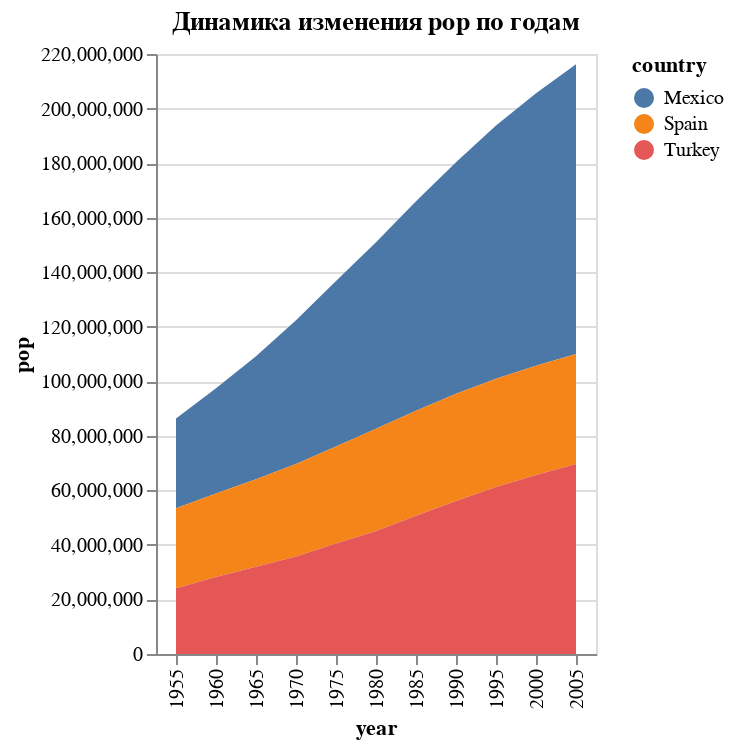

The notebook cell saved with this chart:
### Code cell
alt.Chart(data).mark_area().encode(
    x='year:O',
    y='pop:Q',
    color='country:N',
    tooltip=['country:N', 'year:O', 'pop:Q']
).properties(
    title='Динамика изменения pop по годам'
)

### Figure 1 — Vega-Lite specification as saved in the notebook (floating-point values rounded to 4 significant figures)
{"config": {"view": {"continuousWidth": 300, "continuousHeight": 300}}, "data": {"name": "data-cc64a392a79658122b2d2b6f078d3026"}, "mark": {"type": "area"}, "encoding": {"color": {"field": "country", "type": "nominal"}, "tooltip": [{"field": "country", "type": "nominal"}, {"field": "year", "type": "ordinal"}, {"field": "pop", "type": "quantitative"}], "x": {"field": "year", "type": "ordinal"}, "y": {"field": "pop", "type": "quantitative"}}, "title": "Динамика изменения pop по годам", "$schema": "https://vega.github.io/schema/vega-lite/v5.20.1.json", "datasets": {"data-cc64a392a79658122b2d2b6f078d3026": [{"year": 1955, "country": "Mexico", "cluster": 3, "pop": 32929914, "life_expect": 55.19, "fertility": 6.8}, {"year": 1960, "country": "Mexico", "cluster": 3, "pop": 38578505, "life_expect": 58.3, "fertility": 6.75}, {"year": 1965, "country": "Mexico", "cluster": 3, "pop": 45142399, "life_expect": 60.11, "fertility": 6.75}, {"year": 1970, "country": "Mexico", "cluster": 3, "pop": 52775158, "life_expect": 62.36, "fertility": 6.5}, {"year": 1975, "country": "Mexico", "cluster": 3, "pop": 60678045, "life_expect": 65.03, "fertility": 5.25}, {"year": 1980, "country": "Mexico", "cluster": 3, "pop": 68347479, "life_expect": 67.41, "fertility": 4.25}, {"year": 1985, "country": "Mexico", "cluster": 3, "pop": 76767225, "life_expect": 69.5, "fertility": 3.63}, {"year": 1990, "country": "Mexico", "cluster": 3, "pop": 84913652, "life_expect": 71.45, "fertility": 3.191}, {"year": 1995, "country": "Mexico", "cluster": 3, "pop": 92880353, "life_expect": 73.67, "fertility": 2.671}, {"year": 2000, "country": "Mexico", "cluster": 3, "pop": 99926620, "life_expect": 74.9, "fertility": 2.401}, {"year": 2005, "country": "Mexico", "cluster": 3, "pop": 106202903, "life_expect": 76.19, "fertility": 2.211}, {"year": 1955, "country": "Spain", "cluster": 1, "pop": 29318745, "life_expect": 66.66, "fertility": 2.75}, {"year": 1960, "country": "Spain", "cluster": 1, "pop": 30641187, "life_expect": 69.69, "fertility": 2.89}, {"year": 1965, "country": "Spain", "cluster": 1, "pop": 32084511, "life_expect": 71.44, "fertility": 2.92}, {"year": 1970, "country": "Spain", "cluster": 1, "pop": 33876479, "life_expect": 73.06, "fertility": 2.86}, {"year": 1975, "country": "Spain", "cluster": 1, "pop": 35563535, "life_expect": 74.39, "fertility": 2.57}, {"year": 1980, "country": "Spain", "cluster": 1, "pop": 37488360, "life_expect": 76.3, "fertility": 1.89}, {"year": 1985, "country": "Spain", "cluster": 1, "pop": 38534853, "life_expect": 76.9, "fertility": 1.48}, {"year": 1990, "country": "Spain", "cluster": 1, "pop": 39350769, "life_expect": 77.57, "fertility": 1.27}, {"year": 1995, "country": "Spain", "cluster": 1, "pop": 39749715, "life_expect": 78.77, "fertility": 1.182}, {"year": 2000, "country": "Spain", "cluster": 1, "pop": 40016081, "life_expect": 79.78, "fertility": 1.287}, {"year": 2005, "country": "Spain", "cluster": 1, "pop": 40341462, "life_expect": 80.94, "fertility": 1.409}, {"year": 1955, "country": "Turkey", "cluster": 1, "pop": 24144571, "life_expect": 48.08, "fertility": 6.6}, {"year": 1960, "country": "Turkey", "cluster": 1, "pop": 28217122, "life_expect": 52.1, "fertility": 6.19}, {"year": 1965, "country": "Turkey", "cluster": 1, "pop": 31950718, "life_expect": 54.34, "fertility": 5.7}, {"year": 1970, "country": "Turkey", "cluster": 1, "pop": 35758382, "life_expect": 57.01, "fertility": 5.3}, {"year": 1975, "country": "Turkey", "cluster": 1, "pop": 40529798, "life_expect": 59.51, "fertility": 4.715}, {"year": 1980, "country": "Turkey", "cluster": 1, "pop": 45120802, "life_expect": 61.04, "fertility": 4.15}, {"year": 1985, "country": "Turkey", "cluster": 1, "pop": 50669003, "life_expect": 63.11, "fertility": 3.276}, {"year": 1990, "country": "Turkey", "cluster": 1, "pop": 56084632, "life_expect": 66.15, "fertility": 2.904}, {"year": 1995, "country": "Turkey", "cluster": 1, "pop": 61188984, "life_expect": 68.83, "fertility": 2.574}, {"year": 2000, "country": "Turkey", "cluster": 1, "pop": 65666677, "life_expect": 70.84, "fertility": 2.23}, {"year": 2005, "country": "Turkey", "cluster": 1, "pop": 69660559, "life_expect": 71.78, "fertility": 2.143}]}}
